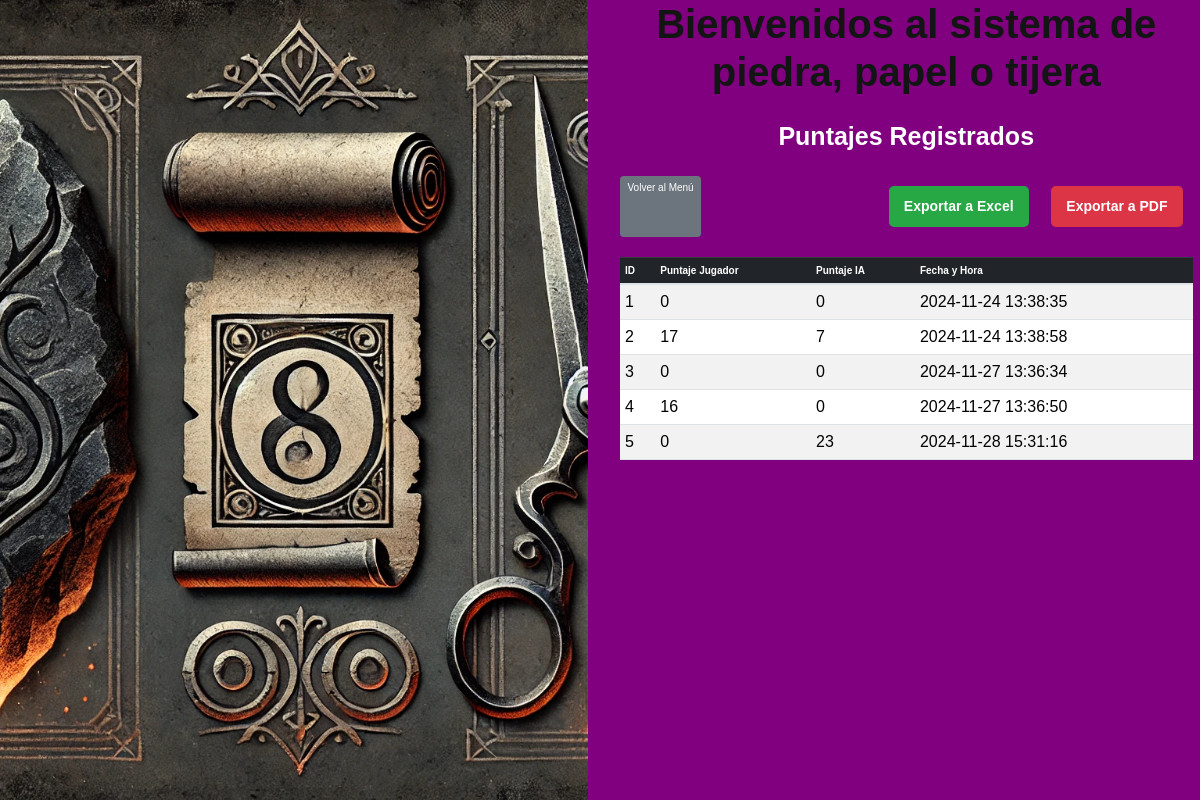
The page /puntajes.php on the database its author committed.
### tables this page shows
CREATE TABLE `puntajes` (
  `id` int(11) NOT NULL AUTO_INCREMENT,
  `jugador_puntos` int(11) NOT NULL,
  `ia_puntos` int(11) NOT NULL,
  `fecha_hora` datetime DEFAULT current_timestamp(),
  PRIMARY KEY (`id`)
);

### puntajes.php (the view, shortened to what this page needs)
<?php
include 'Static/connect/db.php';
include 'includes/header.php';
?>
<!DOCTYPE html>
<html lang="es">
<head>
    <link href="https://cdn.jsdelivr.net/npm/bootstrap@5.3.2/dist/css/bootstrap.min.css" rel="stylesheet">
</head>
<body>
    <div class="container">
        <h2 class="text-center">Puntajes Registrados</h2>
        <div class="d-flex justify-content-between">
            <a href="Piedra, Papel o Tijera.php" class="btn btn-back">Volver al Menú</a>
            <div>
                <a href="Static/convertirpdf/excel.php" class="btn btn-excel btn-export">Exportar a Excel</a>
                <a href="Static/convertirpdf/reporte.php" class="btn btn-pdf btn-export">Exportar a PDF</a>
            </div>
        </div>
        <div class="table-container">
            <table class="table table-striped table-hover">
                <thead class="table-dark">
                    <tr>
                        <th>ID</th>
                        <th>Puntaje Jugador</th>
                        <th>Puntaje IA</th>
                        <th>Fecha y Hora</th>
                    </tr>
                </thead>
                <tbody>
                    <?php
                    $query = "SELECT id, jugador_puntos, ia_puntos, fecha_hora FROM puntajes";
                    $result_puntajes = mysqli_query($conn, $query);
                    if ($result_puntajes && mysqli_num_rows($result_puntajes) > 0) {
                        while ($row = mysqli_fetch_assoc($result_puntajes)) { ?>
                            <tr>
                                <td><?php echo htmlspecialchars($row['id']); ?></td>
                                <td><?php echo htmlspecialchars($row['jugador_puntos']); ?></td>
                                <td><?php echo htmlspecialchars($row['ia_puntos']); ?></td>
                                <td><?php echo htmlspecialchars($row['fecha_hora']); ?></td>
                            </tr>
                        <?php }
                    } else { ?>
                        <tr>
                            <td colspan="4" class="text-center">No se encontraron registros de puntajes.</td>
                        </tr>
                    <?php } ?>
                </tbody>
            </table>
        </div>
    </div>
</body>
</html>

### includes/header.php (shortened to what this page needs)
<!DOCTYPE html>
<html lang="en">
<head>
    <link rel="stylesheet" href="Static/css/app.css">
    <link rel="stylesheet" href="https://maxcdn.bootstrapcdn.com/bootstrap/4.0.0/css/bootstrap.min.css">
</head>
<body>
    <div class="contenedor-estetica">
        <div class="imagen"></div>
        <div>
            <header>
                <h1>Bienvenidos al sistema de piedra, papel o tijera</h1>
            </header>

### Static/css/app.css (style rules this page uses)
html { line-height:1.15;-webkit-text-size-adjust:100% }
body { margin:0 }
a { background-color:transparent }
.text-center { text-align:center }
html { font-size:62.5%;box-sizing:border-box }
*,:after,:before { box-sizing:inherit }
body { font-family:Poppins,sans-serif;font-size:1.6rem }
a { text-decoration:none }
body { background-color:#FFFFFF }
@media (min-width:768px) { .contenedor-estetica { height: 100vh; display: grid; gap: 2.5rem; grid-template-columns: repeat(2, 1fr); background-color: #800080; } }
@media (min-width:768px) { .contenedor-estetica .imagen { height:30rem; background-image:url(../img/Login.png); background-size:cover; background-position:50% } }
@media (min-width:768px) { td { border: rgb(22, 3, 53) 0.5px solid; margin: 25px; font-size:1.6em; } }
@media (min-width:768px) { .contenedor-estetica h1 { font-family:Arial,sans-serif; margin:0 0 2.5rem; font-weight:900;color:#131414; text-align:center; font-size:4rem; } }
@media (min-width:768px) { .contenedor-estetica h2 { font-family:Arial,sans-serif; margin:0 0 2.5rem; font-weight:900;color:#FFFFFF; text-align:center; font-size:2.5rem } }

### puntajes.php (style rules this page uses)
body { background-color: #f4f4f9; font-family: Arial, sans-serif; }
.container { margin-top: 20px; }
.btn-export { margin: 10px; padding: 10px 15px; font-size: 14px; font-weight: bold; border-radius: 5px; }
.btn-excel { background-color: #28a745; color: white; border: none; }
.btn-pdf { background-color: #dc3545; color: white; border: none; }
.btn-back { background-color: #6c757d; color: white; border: none; }
.table-container { margin-top: 20px; }

### rows shown on the page
puntajes: id "1", jugador_puntos "0", ia_puntos "0", fecha_hora "2024-11-24 13:38:35"
puntajes: id "2", jugador_puntos "17", ia_puntos "7", fecha_hora "2024-11-24 13:38:58"
puntajes: id "3", jugador_puntos "0", ia_puntos "0", fecha_hora "2024-11-27 13:36:34"
puntajes: id "4", jugador_puntos "16", ia_puntos "0", fecha_hora "2024-11-27 13:36:50"
puntajes: id "5", jugador_puntos "0", ia_puntos "23", fecha_hora "2024-11-28 15:31:16"
